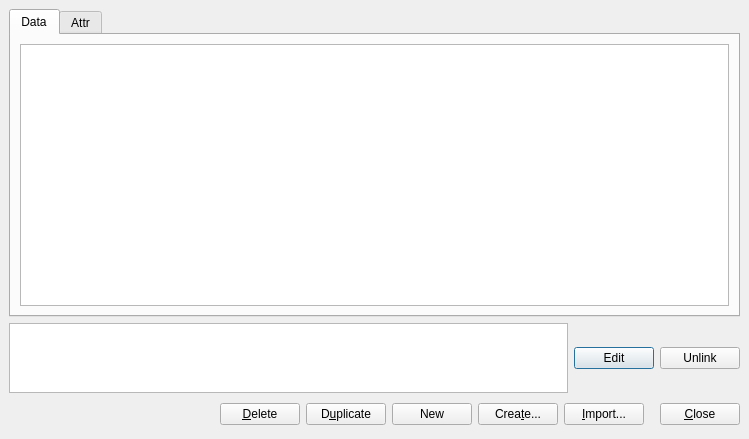
<?xml version="1.0" encoding="UTF-8"?>
<ui version="4.0">
 <author>Jeremy Sanders</author>
 <class>DataEditDialog</class>
 <widget class="QDialog" name="DataEditDialog">
  <property name="geometry">
   <rect>
    <x>0</x>
    <y>0</y>
    <width>749</width>
    <height>439</height>
   </rect>
  </property>
  <property name="windowTitle">
   <string>Dataset editor - Veusz</string>
  </property>
  <layout class="QVBoxLayout">
   <property name="spacing">
    <number>6</number>
   </property>
   <property name="leftMargin">
    <number>9</number>
   </property>
   <property name="topMargin">
    <number>9</number>
   </property>
   <property name="rightMargin">
    <number>9</number>
   </property>
   <property name="bottomMargin">
    <number>9</number>
   </property>
   <item>
    <widget class="QSplitter" name="splitter">
     <property name="orientation">
      <enum>Qt::Horizontal</enum>
     </property>
     <property name="childrenCollapsible">
      <bool>false</bool>
     </property>
     <widget class="QWidget" name="layoutWidget">
      <layout class="QVBoxLayout">
       <property name="spacing">
        <number>6</number>
       </property>
       <property name="leftMargin">
        <number>0</number>
       </property>
       <property name="topMargin">
        <number>0</number>
       </property>
       <property name="rightMargin">
        <number>0</number>
       </property>
       <property name="bottomMargin">
        <number>0</number>
       </property>
       <item>
        <widget class="QTabWidget" name="tabWidget">
         <property name="currentIndex">
          <number>0</number>
         </property>
         <widget class="QWidget" name="tab">
          <property name="sizePolicy">
           <sizepolicy hsizetype="Expanding" vsizetype="Expanding">
            <horstretch>0</horstretch>
            <verstretch>0</verstretch>
           </sizepolicy>
          </property>
          <attribute name="title">
           <string>Data</string>
          </attribute>
          <layout class="QHBoxLayout" name="horizontalLayout">
           <item>
            <widget class="QTableView" name="datatableview"/>
           </item>
          </layout>
         </widget>
         <widget class="QWidget" name="tab_2">
          <property name="sizePolicy">
           <sizepolicy hsizetype="Expanding" vsizetype="Expanding">
            <horstretch>0</horstretch>
            <verstretch>0</verstretch>
           </sizepolicy>
          </property>
          <attribute name="title">
           <string>Attr</string>
          </attribute>
          <layout class="QHBoxLayout" name="horizontalLayout_2">
           <item>
            <widget class="QTableView" name="attrstableview"/>
           </item>
          </layout>
         </widget>
        </widget>
       </item>
       <item>
        <layout class="QHBoxLayout">
         <property name="spacing">
          <number>6</number>
         </property>
         <property name="leftMargin">
          <number>0</number>
         </property>
         <property name="topMargin">
          <number>0</number>
         </property>
         <property name="rightMargin">
          <number>0</number>
         </property>
         <property name="bottomMargin">
          <number>0</number>
         </property>
         <item>
          <widget class="QTextEdit" name="linkedlabel">
           <property name="sizePolicy">
            <sizepolicy hsizetype="Expanding" vsizetype="Preferred">
             <horstretch>0</horstretch>
             <verstretch>0</verstretch>
            </sizepolicy>
           </property>
           <property name="readOnly">
            <bool>true</bool>
           </property>
           <property name="text" stdset="0">
            <string>Linked file: None</string>
           </property>
          </widget>
         </item>
         <item>
          <widget class="QPushButton" name="editbutton">
           <property name="sizePolicy">
            <sizepolicy hsizetype="Preferred" vsizetype="Fixed">
             <horstretch>0</horstretch>
             <verstretch>0</verstretch>
            </sizepolicy>
           </property>
           <property name="text">
            <string>Edit</string>
           </property>
          </widget>
         </item>
         <item>
          <widget class="QPushButton" name="unlinkbutton">
           <property name="sizePolicy">
            <sizepolicy hsizetype="Preferred" vsizetype="Fixed">
             <horstretch>0</horstretch>
             <verstretch>0</verstretch>
            </sizepolicy>
           </property>
           <property name="text">
            <string>Unlink</string>
           </property>
          </widget>
         </item>
        </layout>
       </item>
      </layout>
     </widget>
    </widget>
   </item>
   <item>
    <layout class="QHBoxLayout">
     <property name="spacing">
      <number>6</number>
     </property>
     <property name="leftMargin">
      <number>0</number>
     </property>
     <property name="topMargin">
      <number>0</number>
     </property>
     <property name="rightMargin">
      <number>0</number>
     </property>
     <property name="bottomMargin">
      <number>0</number>
     </property>
     <item>
      <spacer>
       <property name="orientation">
        <enum>Qt::Horizontal</enum>
       </property>
       <property name="sizeHint" stdset="0">
        <size>
         <width>35</width>
         <height>31</height>
        </size>
       </property>
      </spacer>
     </item>
     <item>
      <widget class="QPushButton" name="deletebutton">
       <property name="text">
        <string>&amp;Delete</string>
       </property>
      </widget>
     </item>
     <item>
      <widget class="QPushButton" name="duplicatebutton">
       <property name="text">
        <string>D&amp;uplicate</string>
       </property>
      </widget>
     </item>
     <item>
      <widget class="QPushButton" name="newbutton">
       <property name="text">
        <string>New</string>
       </property>
       <property name="autoDefault">
        <bool>false</bool>
       </property>
      </widget>
     </item>
     <item>
      <widget class="QPushButton" name="createbutton">
       <property name="text">
        <string>Crea&amp;te...</string>
       </property>
      </widget>
     </item>
     <item>
      <widget class="QPushButton" name="importbutton">
       <property name="text">
        <string>&amp;Import...</string>
       </property>
      </widget>
     </item>
     <item>
      <spacer>
       <property name="orientation">
        <enum>Qt::Horizontal</enum>
       </property>
       <property name="sizeType">
        <enum>QSizePolicy::Fixed</enum>
       </property>
       <property name="sizeHint" stdset="0">
        <size>
         <width>10</width>
         <height>20</height>
        </size>
       </property>
      </spacer>
     </item>
     <item>
      <widget class="QPushButton" name="closebutton">
       <property name="text">
        <string>&amp;Close</string>
       </property>
      </widget>
     </item>
    </layout>
   </item>
  </layout>
 </widget>
 <resources/>
 <connections>
  <connection>
   <sender>closebutton</sender>
   <signal>clicked()</signal>
   <receiver>DataEditDialog</receiver>
   <slot>close()</slot>
   <hints>
    <hint type="sourcelabel">
     <x>369</x>
     <y>253</y>
    </hint>
    <hint type="destinationlabel">
     <x>179</x>
     <y>282</y>
    </hint>
   </hints>
  </connection>
 </connections>
</ui>
